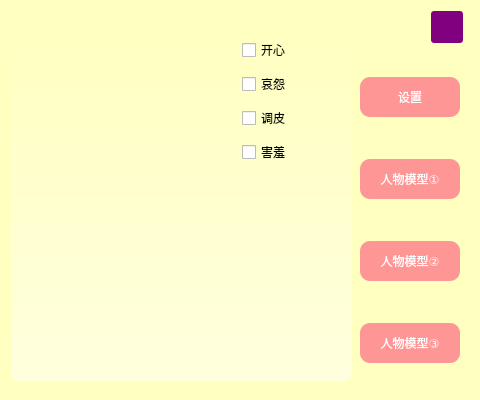
<?xml version="1.0" encoding="UTF-8"?>
<ui version="4.0">
 <class>TopWidget</class>
 <widget class="QWidget" name="TopWidget">
  <property name="geometry">
   <rect>
    <x>0</x>
    <y>0</y>
    <width>480</width>
    <height>400</height>
   </rect>
  </property>
  <property name="minimumSize">
   <size>
    <width>480</width>
    <height>400</height>
   </size>
  </property>
  <property name="maximumSize">
   <size>
    <width>480</width>
    <height>400</height>
   </size>
  </property>
  <property name="windowTitle">
   <string>Form</string>
  </property>
  <property name="styleSheet">
   <string notr="true">QWidget#TopWidget{
    background-color: rgb(255,255,191);
} 
 
QPushButton#model1,#model2,#model3,#set{
    background-color: rgba(255,150,150, 255);
    min-width: 100;
    min-height: 40; 
    border-radius: 10px;
    color: white;
}

QPushButton#buttonClose{
    background-color: purple;
    image: url(&quot;:/assets/button/shut.png&quot;);
    border-radius: 3px;
}

QPushButton#buttonClose:hover{
    background-color: red;
    border-radius: 3px;
}

QWidget#stackedShowArea{
    background-color: qlineargradient(spread:pad, x1:0, y1:0, x2:0, y2:1, stop:0 rgba(255, 255, 191, 255), stop:1 rgba(255, 255, 222, 255));
	border-radius:10px;
}

QGroupBox{
	border: none;
}</string>
  </property>
  <widget class="QWidget" name="widget" native="true">
   <property name="geometry">
    <rect>
     <x>11</x>
     <y>11</y>
     <width>458</width>
     <height>378</height>
    </rect>
   </property>
   <widget class="QWidget" name="buttons" native="true">
    <property name="geometry">
     <rect>
      <x>340</x>
      <y>30</y>
      <width>114</width>
      <height>361</height>
     </rect>
    </property>
    <property name="sizePolicy">
     <sizepolicy hsizetype="Preferred" vsizetype="MinimumExpanding">
      <horstretch>0</horstretch>
      <verstretch>0</verstretch>
     </sizepolicy>
    </property>
    <layout class="QVBoxLayout" name="verticalLayout">
     <property name="leftMargin">
      <number>9</number>
     </property>
     <property name="topMargin">
      <number>0</number>
     </property>
     <property name="rightMargin">
      <number>9</number>
     </property>
     <property name="bottomMargin">
      <number>0</number>
     </property>
     <item>
      <widget class="QPushButton" name="set">
       <property name="text">
        <string>设置</string>
       </property>
      </widget>
     </item>
     <item>
      <widget class="QPushButton" name="model1">
       <property name="text">
        <string>人物模型①</string>
       </property>
      </widget>
     </item>
     <item>
      <widget class="QPushButton" name="model2">
       <property name="text">
        <string>人物模型②</string>
       </property>
      </widget>
     </item>
     <item>
      <widget class="QPushButton" name="model3">
       <property name="text">
        <string>人物模型③</string>
       </property>
      </widget>
     </item>
    </layout>
   </widget>
   <widget class="QPushButton" name="buttonClose">
    <property name="geometry">
     <rect>
      <x>420</x>
      <y>0</y>
      <width>32</width>
      <height>32</height>
     </rect>
    </property>
    <property name="minimumSize">
     <size>
      <width>32</width>
      <height>32</height>
     </size>
    </property>
    <property name="maximumSize">
     <size>
      <width>32</width>
      <height>32</height>
     </size>
    </property>
    <property name="text">
     <string/>
    </property>
    <property name="icon">
     <iconset resource="assert.qrc">
      <normaloff>:/assets/button/shut.png</normaloff>:/assets/button/shut.png</iconset>
    </property>
   </widget>
   <widget class="QStackedWidget" name="stackedShowArea">
    <property name="geometry">
     <rect>
      <x>0</x>
      <y>0</y>
      <width>341</width>
      <height>371</height>
     </rect>
    </property>
    <property name="currentIndex">
     <number>1</number>
    </property>
    <widget class="QWidget" name="Page1" native="true">
     <widget class="QGroupBox" name="groupBox1">
      <property name="geometry">
       <rect>
        <x>0</x>
        <y>0</y>
        <width>341</width>
        <height>141</height>
       </rect>
      </property>
      <property name="title">
       <string>基础设置</string>
      </property>
     </widget>
     <widget class="QGroupBox" name="groupBox2">
      <property name="geometry">
       <rect>
        <x>0</x>
        <y>140</y>
        <width>341</width>
        <height>231</height>
       </rect>
      </property>
      <property name="title">
       <string>选择壁纸</string>
      </property>
      <widget class="QPushButton" name="buttonChoice">
       <property name="geometry">
        <rect>
         <x>130</x>
         <y>90</y>
         <width>75</width>
         <height>24</height>
        </rect>
       </property>
       <property name="text">
        <string>选择壁纸</string>
       </property>
      </widget>
     </widget>
    </widget>
    <widget class="QWidget" name="Page2">
     <widget class="QLabel" name="uniformGril">
      <property name="geometry">
       <rect>
        <x>0</x>
        <y>0</y>
        <width>341</width>
        <height>371</height>
       </rect>
      </property>
      <property name="text">
       <string/>
      </property>
      <property name="pixmap">
       <pixmap resource="assert.qrc">:/new/prefix1/assets/desktopRole/blackGril/action2-sad/4.png</pixmap>
      </property>
      <property name="scaledContents">
       <bool>true</bool>
      </property>
     </widget>
     <widget class="QCheckBox" name="uniformHappy">
      <property name="geometry">
       <rect>
        <x>231</x>
        <y>29</y>
        <width>47</width>
        <height>20</height>
       </rect>
      </property>
      <property name="text">
       <string>开心</string>
      </property>
     </widget>
     <widget class="QCheckBox" name="uniformSad">
      <property name="geometry">
       <rect>
        <x>231</x>
        <y>63</y>
        <width>47</width>
        <height>20</height>
       </rect>
      </property>
      <property name="text">
       <string>哀怨</string>
      </property>
     </widget>
     <widget class="QCheckBox" name="uniformNaughty">
      <property name="geometry">
       <rect>
        <x>231</x>
        <y>97</y>
        <width>47</width>
        <height>20</height>
       </rect>
      </property>
      <property name="text">
       <string>调皮</string>
      </property>
     </widget>
     <widget class="QCheckBox" name="uniformShy">
      <property name="geometry">
       <rect>
        <x>231</x>
        <y>131</y>
        <width>47</width>
        <height>20</height>
       </rect>
      </property>
      <property name="text">
       <string>害羞</string>
      </property>
     </widget>
    </widget>
    <widget class="QWidget" name="Page3">
     <widget class="QLabel" name="summaryGirl">
      <property name="geometry">
       <rect>
        <x>0</x>
        <y>0</y>
        <width>341</width>
        <height>371</height>
       </rect>
      </property>
      <property name="text">
       <string/>
      </property>
      <property name="pixmap">
       <pixmap resource="assert.qrc">:/new/prefix1/assets/desktopRole/summerGril/1.png</pixmap>
      </property>
      <property name="scaledContents">
       <bool>true</bool>
      </property>
     </widget>
     <widget class="QCheckBox" name="confirmCbxPage3">
      <property name="geometry">
       <rect>
        <x>250</x>
        <y>30</y>
        <width>79</width>
        <height>20</height>
       </rect>
      </property>
      <property name="text">
       <string>模型②</string>
      </property>
     </widget>
    </widget>
    <widget class="QWidget" name="Page4">
     <widget class="QLabel" name="littleBoy">
      <property name="geometry">
       <rect>
        <x>60</x>
        <y>0</y>
        <width>341</width>
        <height>371</height>
       </rect>
      </property>
      <property name="text">
       <string/>
      </property>
      <property name="pixmap">
       <pixmap resource="assert.qrc">:/new/prefix1/assets/desktopRole/littleBoy/3.png</pixmap>
      </property>
     </widget>
     <widget class="QCheckBox" name="confirmCbxPage4">
      <property name="geometry">
       <rect>
        <x>240</x>
        <y>50</y>
        <width>79</width>
        <height>20</height>
       </rect>
      </property>
      <property name="text">
       <string>模型③</string>
      </property>
     </widget>
    </widget>
   </widget>
  </widget>
 </widget>
 <resources>
  <include location="assert.qrc"/>
 </resources>
 <connections/>
</ui>
